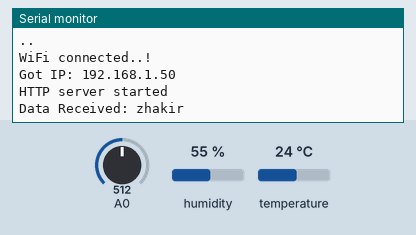
This sketch was run on a simulated ESP8266 (NodeMCU). On the bench: the last lines printed to the serial monitor. The test bench sets the inputs (shaded band); at power-on: humidity 55 %, A0 = 512, temperature 24 °C. WiFi joins after 1.5 s; servers stay silent unless stated.

Above: at 3.3 s.
3.4 s: humidity set to 22 %
At 11.1 s:
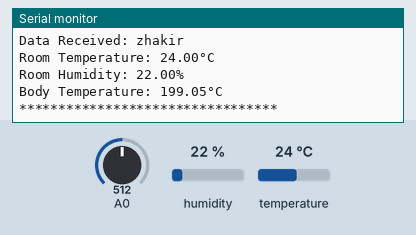
16.8 s: A0 set to 716
At 20.9 s:
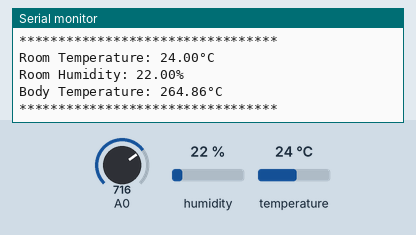
30.2 s: temperature set to 12 °C
43.6 s: A0 set to 900
At 50.6 s:
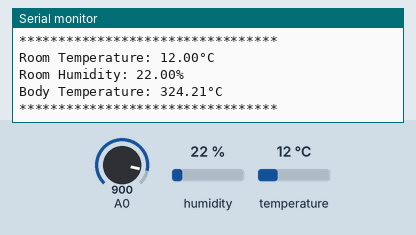
57.0 s: humidity set to 40 %
At 61.7 s:
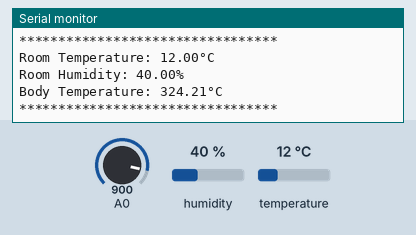
Timing chart, 0 to 63.2 s (numbered marks = the images above; inputs shaded):
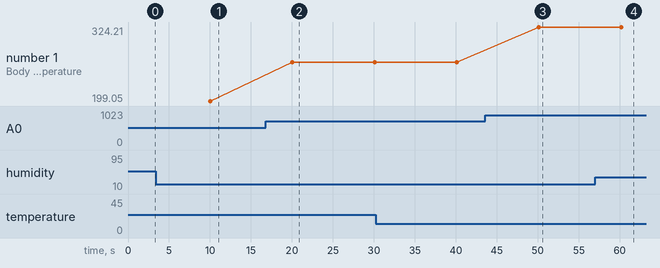

The sketch:

temp_Final.ino
```cpp
#include <Wire.h>
//#include "MAX30100_PulseOximeter.h"
//#include <OneWire.h>
//#include <DallasTemperature.h>
#include <DHT.h>
#include <ESP8266WiFi.h>
#include "Adafruit_GFX.h"

#define DHTPIN 0         //pin where the dht11 is connected (D3)
#include "FirebaseESP8266.h"
#include "ESP8266HTTPClient.h"
uint32_t tsLastReport = 0;

//#define FIREBASE_HOST "tempfinal-b868a-default-rtdb.firebaseio.com"         // the project name address from firebase id
//#define FIREBASE_AUTH "G6T2KTCGALI88kCE1f5lGFZQ9TYD7qvua31gOFae"            // the secret key generated from firebase        // the secret key generated from firebase

//#define FIREBASE_HOSTO "mp2project-7a5a3-default-rtdb.firebaseio.com"         // the project name address from firebase id
//#define FIREBASE_AUTHO "tzBlR5vSttW5OjnoiW52DStmmTnTJLkuUSJSxTiL"

#define FIREBASE_HOSTO "iot-based-health-monitor-206a6-default-rtdb.firebaseio.com"
#define FIREBASE_AUTHO "xiZ2m7jTH6gp8qalENbevAbbeLs5sez2OlAv2zgi"

//FirebaseData firebaseData;
FirebaseData firebaseDataone;
FirebaseJson json;
DHT dht(DHTPIN, DHT11);

//#define DS18B20 D5
#define REPORTING_PERIOD_MS 10000
String patient_name = "zhakir";
float vref = 3.3;
float resolution = vref/1023;
float temperature, humidity, BPM, SpO2, bodytemperature;

/*Put your SSID & Password*/
const char *ssid =  "AndroidSP21";     // replace with your wifi ssid and wpa2 key
const char *pass =  "11223344";
WiFiServer server(80);


//PulseOximeter pox;
//uint32_t tsLastReport = 0;
//OneWire oneWire(DS18B20);
//DallasTemperature sensors(&oneWire);


void onBeatDetected()
{
  Serial.println("Beat!");
}

void setup() {
  Serial.begin(115200);
  //pinMode(D0, OUTPUT);
//  Firebase.begin(FIREBASE_HOST, FIREBASE_AUTH);
//  Firebase.reconnectWiFi(true);
  Firebase.begin(FIREBASE_HOSTO, FIREBASE_AUTHO);
  delay(10);
  dht.begin();
  delay(100);

  Serial.println("Connecting to ");
  Serial.println(ssid);

  //connect to your local wi-fi network
  WiFi.begin(ssid, pass);

  //check wi-fi is connected to wi-fi network
  while (WiFi.status() != WL_CONNECTED) {
  delay(1000);
  Serial.print(".");
  }
  Serial.println("");
  Serial.println("WiFi connected..!");
  Serial.print("Got IP: ");  Serial.println(WiFi.localIP());


  server.begin();
  Serial.println("HTTP server started");

//  Serial.print("Initializing pulse oximeter..");
//
//    if (!pox.begin())
//    {
//         Serial.println("FAILED");
//
//    }
//    else
//    {
//         Serial.println("SUCCESS");
//         pox.setOnBeatDetectedCallback(onBeatDetected);
//    }
    //patient_name = Firebase.getString(firebaseDataone, "/MP2_Project/Vishal");
//    if (Firebase.getString(firebaseDataone, "/Patient_Name/Manish")){
//
//      patient_name = firebaseDataone.stringData();
//      Serial.println(firebaseDataone.stringData());
//    }
//    else
//    {
//        Serial.println("Failed to fetch data");
//    }
    Serial.print("Data Received: ");
    Serial.print(patient_name);
    Serial.println("");
  // Register a callback for the beat detection

}

void loop() {
  //pox.update();
  //heartSensor();
  //pox.shutdown();


//  if (isnan(h) || isnan(t))
//  {
//    Serial.println("Failed to read from DHT sensor!");
//    return;
//  }
//


    //Firebase.pushFloat(firebaseDataone, "/Patient/"+patient_name+"/temperature", t);
    //Firebase.pushFloat(firebaseDataone, "/Patient/"+patient_name+"/humidity", h);
    //Firebase.setFloat(firebaseDataone, "/Try/temp/", t);
//    Firebase.pushFloat(firebaseDataone, "/Patient_Name/Shivam1/Temp", t);
//    Firebase.pushFloat(firebaseDataone, "/Patient_Name/Shivam1/Humidity", h);
//    Firebase.pushFloat(firebaseDataone, "/Patient_Name/Shivam1/BodyTemperature", bodytemp);
    //Firebase.pushFloat(firebaseDataone, "/Patient_Name/Name".equals('Manish')"/BodyTemp"), bodytemp);

    //Firebase.pushFloat(firebaseDataone, "/Patient/"+patient_name+"/bpm", BPM);
    //Firebase.pushFloat(firebaseDataone, "/Patient/"+patient_name+"/SpO2", SpO2);
    //Firebase.pushFloat(firebaseDataone, "/Patient_Name/Name").equals('Manish')), bodytemp);
    //delay(10000);
  if (millis() - tsLastReport > REPORTING_PERIOD_MS)
  {
//    Serial.print("Room Temperature: ");
//    Serial.print(t);
//    Serial.println("°C");
//
//    Serial.print("Room Humidity: ");
//    Serial.print(h);
//    Serial.println("%");

//    Serial.print("BPM: ");
//    Serial.println(BPM);
//
//    Serial.print("SpO2: ");
//    Serial.print(SpO2);
//    Serial.println("%");

//    Serial.print("Body Temperature: ");
//    Serial.print(bodytemp);
//    Serial.println("°C");
//
//    Serial.println("*********************************");
//    Serial.println();
    float h = dht.readHumidity();
    float t = dht.readTemperature();
    float bodytemp = ((analogRead(A0) * resolution) * 100)+33.89;
  Serial.print("Room Temperature: ");
  Serial.print(t);
  Serial.println("°C");

  Serial.print("Room Humidity: ");
  Serial.print(h);
  Serial.println("%");

  Serial.print("Body Temperature: ");
  Serial.print(bodytemp);
  Serial.println("°C");

  Serial.println("*********************************");
  Serial.println();
    tsLastReport = millis();

    Firebase.setFloat(firebaseDataone, "/Try2/"+patient_name+"/temp", t);
    Firebase.setFloat(firebaseDataone, "/Try2/"+patient_name+"/humidity", h);
    //Firebase.pushFloat(firebaseDataone, "/Patient/"+patient_name+"/bpm", BPM);
    //Firebase.pushFloat(firebaseDataone, "/Patient/"+patient_name+"/SpO2", SpO2);
    Firebase.setFloat(firebaseDataone, "/Try2/"+patient_name+"/bodyTemp", bodytemp);

  }
}


  //pox.resume();
```

Measured:
- after the input at 3.4 s, the serial monitor: prints a new line after 6.6 s (image 1)
- after the input at 16.8 s, the serial monitor: prints a new line after 3.3 s (image 2)
- after the input at 43.6 s, the serial monitor: prints a new line after 6.5 s (image 3)
- after the input at 57.0 s, the serial monitor: prints a new line after 3.2 s (image 4)
- plotted number 1: 199.05 → 264.86 after the input at 16.8 s, 264.86 → 324.21 after the input at 43.6 s
